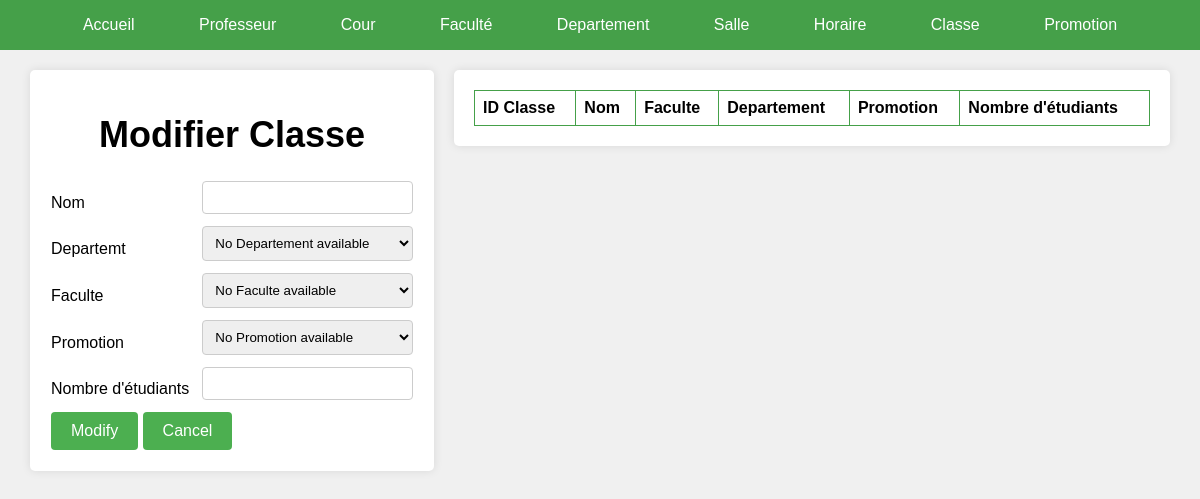
The app's page /admin/GestionClasse/ModifierClasse.php, older data.
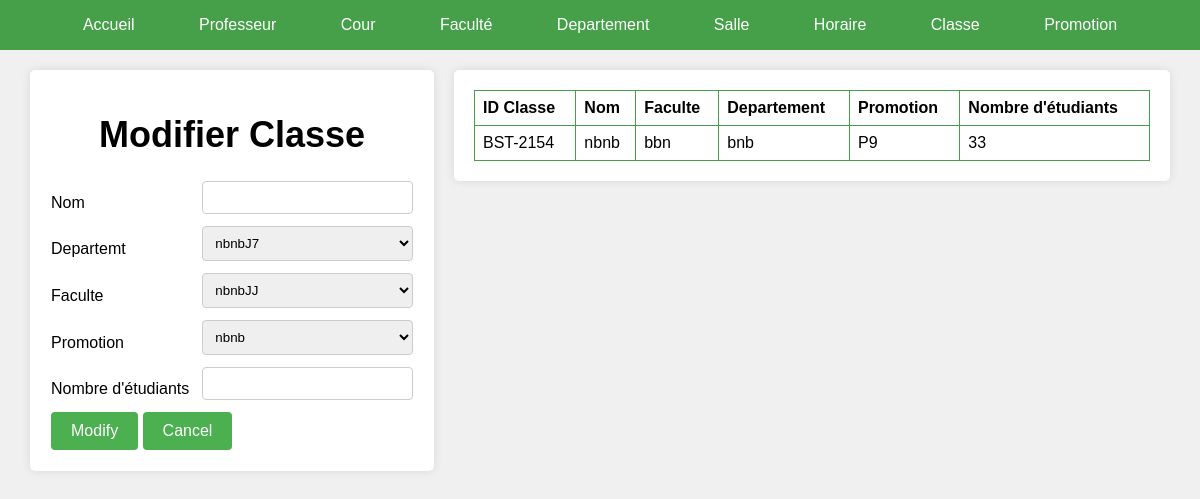
The same page, newer data.
### tables this page shows
CREATE TABLE `classe` (
  `id` varchar(20) NOT NULL,
  `Nom` varchar(10) NOT NULL,
  `Departement` text NOT NULL,
  `Faculte` text NOT NULL,
  `Promotion` text NOT NULL,
  `classe` text NOT NULL,
  `NumberStudents` int(11) NOT NULL
);

### admin/GestionClasse/ModifierClasse.php (the view, shortened to what this page needs)
<!DOCTYPE html>
<html>
<head>
</head>
<body>
  <?php
    include("../Menu.php");
  ?>
  <div class="wrapper">
    <div class="form">
        <form method="POST">
        <h1>Modifier Classe</h1>
          <table>
              <tr>
                <td> Nom </td>
                <td><input type="text" name="Nom" /></td>
              </tr>
              <tr>
                <td> Departemt</td>
                <td><select name="Departement" id="options">
                    <?php include '../../option/optionsDepartement.php'; ?>
                </select></td>
              </tr>
              <tr>
                <td> Faculte</td>
                <td><select name="Faculte" id="options">
                    <?php include '../../option/optionsFaculte.php'; ?>
                </select></td>
              </tr>
              <tr>
                <td> Promotion</td>
                <td> <select name="Promotion" id="options">
                    <?php include '../../option/optionsPromotion.php'; ?>
                </select></td>
              </tr>
              <tr>
                <td> Nombre d'étudiants</td>
                <td> <input type="number" name="NombreEtudiants" />
                </td>
              </tr>
            <tr>
              <td colspan="2">
                <input type="submit" name="Modify" value="Modify" />
                <input type="reset" value="Cancel" />
              </td>
            </tr>
          </table>
        </form>
    </div>
    <div class="table">
    <table>
            <tr>
              <th>ID Classe</th>
              <th>Nom</th>
              <th>Faculte</th>
              <th>Departement</th>
              <th>Promotion</th>
              <th>Nombre d'étudiants</th>
            </tr>
            <?php
                include("../connexion.php");
                $sql = "SELECT * FROM classe";
                $stmtSelect = $connexion->prepare($sql);
                $stmtSelect ->execute();
                $classes = $stmtSelect->fetchAll(PDO::FETCH_ASSOC);
                foreach($classes as $classe):
                ?>
            <tr>
                <td> <?php echo $classe['id'];?></td>
                <td> <?php echo $classe['Nom'];?></td>
                <td><?php echo $classe['Faculte']; ?></td>
                <td> <?php echo $classe['Departement'];?></td>
                <td> <?php echo $classe['Promotion'];?></td>
                <td> <?php echo $classe['NumberStudents'];?></td>
            </tr>
            <?php
              endforeach;
            ?>
      </table>
      </div>
  </div>
</body>
</html>

Row changes from the older to the newer data that the page shows:
added classe: id "BST-2154", Nom "nbnb", Faculte "bbn", Departement "bnb", Promotion "P9", NumberStudents "33"
Text that changed along with them:
form field Departement: "No Departement available" → "nbnbJ7"
form field Faculte: "No Faculte available" → "nbnbJJ"
form field Promotion: "No Promotion available" → "nbnb"
